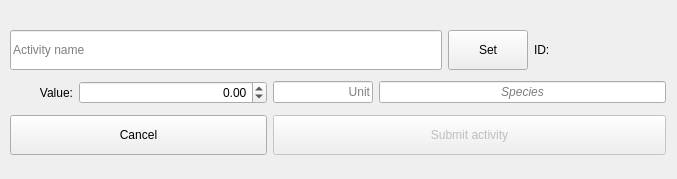
<?xml version="1.0" encoding="UTF-8"?>
<ui version="4.0">
 <class>Form</class>
 <widget class="QWidget" name="Form">
  <property name="geometry">
   <rect>
    <x>0</x>
    <y>0</y>
    <width>677</width>
    <height>179</height>
   </rect>
  </property>
  <property name="windowTitle">
   <string>Activity</string>
  </property>
  <widget class="QWidget" name="verticalLayoutWidget">
   <property name="geometry">
    <rect>
     <x>10</x>
     <y>25</y>
     <width>656</width>
     <height>136</height>
    </rect>
   </property>
   <layout class="QGridLayout" name="gridLayout">
    <item row="0" column="0" colspan="6">
     <widget class="QLineEdit" name="uiNameLine">
      <property name="minimumSize">
       <size>
        <width>0</width>
        <height>40</height>
       </size>
      </property>
      <property name="placeholderText">
       <string>Activity name</string>
      </property>
     </widget>
    </item>
    <item row="0" column="7">
     <widget class="QLabel" name="label_2">
      <property name="text">
       <string>ID:</string>
      </property>
     </widget>
    </item>
    <item row="0" column="6">
     <widget class="QPushButton" name="uiSetButton">
      <property name="minimumSize">
       <size>
        <width>0</width>
        <height>40</height>
       </size>
      </property>
      <property name="maximumSize">
       <size>
        <width>100</width>
        <height>16777215</height>
       </size>
      </property>
      <property name="text">
       <string>Set</string>
      </property>
      <property name="autoDefault">
       <bool>true</bool>
      </property>
     </widget>
    </item>
    <item row="0" column="8">
     <widget class="QLabel" name="uiIDLabel">
      <property name="minimumSize">
       <size>
        <width>50</width>
        <height>0</height>
       </size>
      </property>
      <property name="text">
       <string/>
      </property>
     </widget>
    </item>
    <item row="1" column="0">
     <widget class="QLabel" name="label">
      <property name="text">
       <string>Value:</string>
      </property>
      <property name="alignment">
       <set>Qt::AlignRight|Qt::AlignTrailing|Qt::AlignVCenter</set>
      </property>
     </widget>
    </item>
    <item row="1" column="1" colspan="3">
     <widget class="QDoubleSpinBox" name="uiValueSpin">
      <property name="locale">
       <locale language="English" country="UnitedStates"/>
      </property>
      <property name="alignment">
       <set>Qt::AlignRight|Qt::AlignTrailing|Qt::AlignVCenter</set>
      </property>
      <property name="prefix">
       <string/>
      </property>
      <property name="suffix">
       <string extracomment="value"/>
      </property>
      <property name="minimum">
       <double>-9999999.000000000000000</double>
      </property>
      <property name="maximum">
       <double>9999999.000000000000000</double>
      </property>
     </widget>
    </item>
    <item row="1" column="4">
     <widget class="QLineEdit" name="uiUnitLine">
      <property name="maximumSize">
       <size>
        <width>100</width>
        <height>16777215</height>
       </size>
      </property>
      <property name="alignment">
       <set>Qt::AlignRight|Qt::AlignTrailing|Qt::AlignVCenter</set>
      </property>
      <property name="placeholderText">
       <string>Unit</string>
      </property>
     </widget>
    </item>
    <item row="2" column="4" colspan="5">
     <widget class="QPushButton" name="uiSubmitButton">
      <property name="enabled">
       <bool>false</bool>
      </property>
      <property name="minimumSize">
       <size>
        <width>0</width>
        <height>40</height>
       </size>
      </property>
      <property name="text">
       <string>Submit activity</string>
      </property>
      <property name="autoDefault">
       <bool>true</bool>
      </property>
     </widget>
    </item>
    <item row="2" column="0" colspan="4">
     <widget class="QPushButton" name="pushButton">
      <property name="minimumSize">
       <size>
        <width>0</width>
        <height>40</height>
       </size>
      </property>
      <property name="text">
       <string>Cancel</string>
      </property>
     </widget>
    </item>
    <item row="1" column="5" colspan="4">
     <widget class="QLineEdit" name="uiSpeciesLine">
      <property name="font">
       <font>
        <italic>true</italic>
       </font>
      </property>
      <property name="alignment">
       <set>Qt::AlignCenter</set>
      </property>
      <property name="placeholderText">
       <string>Species</string>
      </property>
     </widget>
    </item>
   </layout>
  </widget>
 </widget>
 <tabstops>
  <tabstop>uiNameLine</tabstop>
  <tabstop>uiSetButton</tabstop>
  <tabstop>uiValueSpin</tabstop>
  <tabstop>uiUnitLine</tabstop>
  <tabstop>uiSpeciesLine</tabstop>
  <tabstop>uiSubmitButton</tabstop>
  <tabstop>pushButton</tabstop>
 </tabstops>
 <resources/>
 <connections>
  <connection>
   <sender>uiSubmitButton</sender>
   <signal>clicked()</signal>
   <receiver>Form</receiver>
   <slot>submit_activity()</slot>
   <hints>
    <hint type="sourcelabel">
     <x>426</x>
     <y>124</y>
    </hint>
    <hint type="destinationlabel">
     <x>40</x>
     <y>0</y>
    </hint>
   </hints>
  </connection>
  <connection>
   <sender>uiSetButton</sender>
   <signal>clicked()</signal>
   <receiver>Form</receiver>
   <slot>set_activity()</slot>
   <hints>
    <hint type="sourcelabel">
     <x>379</x>
     <y>41</y>
    </hint>
    <hint type="destinationlabel">
     <x>329</x>
     <y>8</y>
    </hint>
   </hints>
  </connection>
  <connection>
   <sender>pushButton</sender>
   <signal>clicked()</signal>
   <receiver>Form</receiver>
   <slot>close()</slot>
   <hints>
    <hint type="sourcelabel">
     <x>139</x>
     <y>117</y>
    </hint>
    <hint type="destinationlabel">
     <x>124</x>
     <y>4</y>
    </hint>
   </hints>
  </connection>
 </connections>
 <slots>
  <slot>set_activity()</slot>
  <slot>submit_activity()</slot>
 </slots>
</ui>
